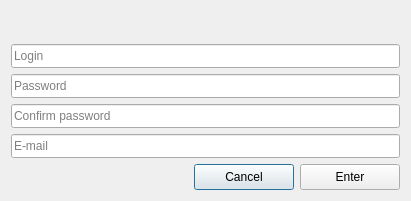
<?xml version="1.0" encoding="UTF-8"?>
<ui version="4.0">
 <class>Registration</class>
 <widget class="QDialog" name="Registration">
  <property name="geometry">
   <rect>
    <x>0</x>
    <y>0</y>
    <width>411</width>
    <height>201</height>
   </rect>
  </property>
  <property name="windowTitle">
   <string>Registration</string>
  </property>
  <layout class="QGridLayout" name="gridLayout">
   <item row="1" column="0">
    <layout class="QVBoxLayout" name="verticalLayout">
     <item>
      <widget class="QLineEdit" name="lE_login">
       <property name="sizePolicy">
        <sizepolicy hsizetype="Minimum" vsizetype="Minimum">
         <horstretch>0</horstretch>
         <verstretch>0</verstretch>
        </sizepolicy>
       </property>
       <property name="minimumSize">
        <size>
         <width>0</width>
         <height>24</height>
        </size>
       </property>
       <property name="placeholderText">
        <string>Login</string>
       </property>
      </widget>
     </item>
     <item>
      <widget class="QLineEdit" name="lE_password">
       <property name="sizePolicy">
        <sizepolicy hsizetype="Minimum" vsizetype="Minimum">
         <horstretch>0</horstretch>
         <verstretch>0</verstretch>
        </sizepolicy>
       </property>
       <property name="minimumSize">
        <size>
         <width>0</width>
         <height>24</height>
        </size>
       </property>
       <property name="echoMode">
        <enum>QLineEdit::Password</enum>
       </property>
       <property name="placeholderText">
        <string>Password</string>
       </property>
      </widget>
     </item>
     <item>
      <widget class="QLineEdit" name="lE_confirmPassword">
       <property name="sizePolicy">
        <sizepolicy hsizetype="Minimum" vsizetype="Minimum">
         <horstretch>0</horstretch>
         <verstretch>0</verstretch>
        </sizepolicy>
       </property>
       <property name="minimumSize">
        <size>
         <width>0</width>
         <height>24</height>
        </size>
       </property>
       <property name="echoMode">
        <enum>QLineEdit::Password</enum>
       </property>
       <property name="placeholderText">
        <string>Confirm password</string>
       </property>
      </widget>
     </item>
     <item>
      <widget class="QLineEdit" name="lE_mail">
       <property name="sizePolicy">
        <sizepolicy hsizetype="Minimum" vsizetype="Minimum">
         <horstretch>0</horstretch>
         <verstretch>0</verstretch>
        </sizepolicy>
       </property>
       <property name="minimumSize">
        <size>
         <width>0</width>
         <height>24</height>
        </size>
       </property>
       <property name="placeholderText">
        <string>E-mail</string>
       </property>
      </widget>
     </item>
    </layout>
   </item>
   <item row="2" column="0">
    <layout class="QHBoxLayout" name="horizontalLayout">
     <item>
      <spacer name="horizontalSpacer">
       <property name="orientation">
        <enum>Qt::Horizontal</enum>
       </property>
       <property name="sizeHint" stdset="0">
        <size>
         <width>40</width>
         <height>20</height>
        </size>
       </property>
      </spacer>
     </item>
     <item>
      <widget class="QPushButton" name="pB_cancel">
       <property name="sizePolicy">
        <sizepolicy hsizetype="Minimum" vsizetype="Minimum">
         <horstretch>0</horstretch>
         <verstretch>0</verstretch>
        </sizepolicy>
       </property>
       <property name="minimumSize">
        <size>
         <width>100</width>
         <height>24</height>
        </size>
       </property>
       <property name="text">
        <string>Cancel</string>
       </property>
      </widget>
     </item>
     <item>
      <widget class="QPushButton" name="pB_enter">
       <property name="sizePolicy">
        <sizepolicy hsizetype="Minimum" vsizetype="Minimum">
         <horstretch>0</horstretch>
         <verstretch>0</verstretch>
        </sizepolicy>
       </property>
       <property name="minimumSize">
        <size>
         <width>100</width>
         <height>24</height>
        </size>
       </property>
       <property name="text">
        <string>Enter</string>
       </property>
      </widget>
     </item>
    </layout>
   </item>
   <item row="0" column="0">
    <widget class="QLabel" name="l_information">
     <property name="sizePolicy">
      <sizepolicy hsizetype="Preferred" vsizetype="Preferred">
       <horstretch>0</horstretch>
       <verstretch>0</verstretch>
      </sizepolicy>
     </property>
     <property name="minimumSize">
      <size>
       <width>0</width>
       <height>0</height>
      </size>
     </property>
     <property name="text">
      <string/>
     </property>
    </widget>
   </item>
  </layout>
 </widget>
 <resources/>
 <connections/>
</ui>
